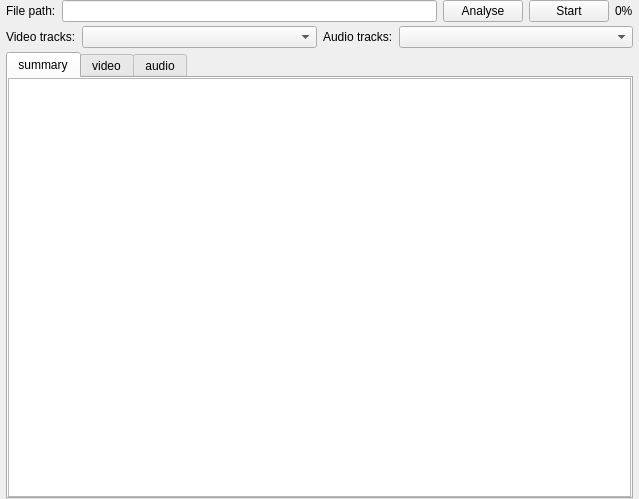
<?xml version="1.0" encoding="UTF-8"?>
<ui version="4.0">
 <class>MainWindow</class>
 <widget class="QMainWindow" name="MainWindow">
  <property name="geometry">
   <rect>
    <x>0</x>
    <y>0</y>
    <width>639</width>
    <height>499</height>
   </rect>
  </property>
  <property name="windowTitle">
   <string>MainWindow</string>
  </property>
  <widget class="QWidget" name="centralWidget">
   <layout class="QVBoxLayout" name="verticalLayout_3">
    <property name="spacing">
     <number>4</number>
    </property>
    <property name="leftMargin">
     <number>6</number>
    </property>
    <property name="topMargin">
     <number>0</number>
    </property>
    <property name="rightMargin">
     <number>6</number>
    </property>
    <property name="bottomMargin">
     <number>0</number>
    </property>
    <item>
     <layout class="QHBoxLayout" name="horizontalLayout">
      <item>
       <widget class="QLabel" name="lb_file_path">
        <property name="text">
         <string>File path:</string>
        </property>
       </widget>
      </item>
      <item>
       <widget class="QLineEditWithDrag" name="le_url">
        <property name="dragEnabled">
         <bool>true</bool>
        </property>
       </widget>
      </item>
      <item>
       <widget class="QPushButton" name="btn_analyse">
        <property name="sizePolicy">
         <sizepolicy hsizetype="Fixed" vsizetype="Fixed">
          <horstretch>0</horstretch>
          <verstretch>0</verstretch>
         </sizepolicy>
        </property>
        <property name="minimumSize">
         <size>
          <width>20</width>
          <height>20</height>
         </size>
        </property>
        <property name="text">
         <string>Analyse</string>
        </property>
       </widget>
      </item>
      <item>
       <widget class="QPushButton" name="btn_start">
        <property name="sizePolicy">
         <sizepolicy hsizetype="Fixed" vsizetype="Fixed">
          <horstretch>0</horstretch>
          <verstretch>0</verstretch>
         </sizepolicy>
        </property>
        <property name="minimumSize">
         <size>
          <width>20</width>
          <height>20</height>
         </size>
        </property>
        <property name="text">
         <string>Start</string>
        </property>
       </widget>
      </item>
      <item>
       <widget class="QLabel" name="lb_progress">
        <property name="text">
         <string>0%</string>
        </property>
       </widget>
      </item>
     </layout>
    </item>
    <item>
     <layout class="QHBoxLayout" name="horizontalLayout_2">
      <item>
       <widget class="QLabel" name="lb_video_tracks">
        <property name="sizePolicy">
         <sizepolicy hsizetype="Minimum" vsizetype="Preferred">
          <horstretch>0</horstretch>
          <verstretch>0</verstretch>
         </sizepolicy>
        </property>
        <property name="text">
         <string>Video tracks:</string>
        </property>
       </widget>
      </item>
      <item>
       <widget class="QComboBox" name="cb_video_tracks">
        <property name="sizePolicy">
         <sizepolicy hsizetype="Expanding" vsizetype="Fixed">
          <horstretch>0</horstretch>
          <verstretch>0</verstretch>
         </sizepolicy>
        </property>
       </widget>
      </item>
      <item>
       <widget class="QLabel" name="lb_audio_tracks">
        <property name="sizePolicy">
         <sizepolicy hsizetype="Minimum" vsizetype="Preferred">
          <horstretch>0</horstretch>
          <verstretch>0</verstretch>
         </sizepolicy>
        </property>
        <property name="text">
         <string>Audio tracks:</string>
        </property>
       </widget>
      </item>
      <item>
       <widget class="QComboBox" name="cb_audio_tracks">
        <property name="sizePolicy">
         <sizepolicy hsizetype="Expanding" vsizetype="Fixed">
          <horstretch>0</horstretch>
          <verstretch>0</verstretch>
         </sizepolicy>
        </property>
       </widget>
      </item>
     </layout>
    </item>
    <item>
     <widget class="QTabWidget" name="tabWidget">
      <property name="tabPosition">
       <enum>QTabWidget::North</enum>
      </property>
      <property name="tabShape">
       <enum>QTabWidget::Rounded</enum>
      </property>
      <property name="currentIndex">
       <number>0</number>
      </property>
      <widget class="QWidget" name="summary_tab">
       <attribute name="title">
        <string>summary</string>
       </attribute>
       <layout class="QHBoxLayout" name="horizontalLayout_3">
        <property name="spacing">
         <number>0</number>
        </property>
        <property name="leftMargin">
         <number>0</number>
        </property>
        <property name="topMargin">
         <number>0</number>
        </property>
        <property name="rightMargin">
         <number>0</number>
        </property>
        <property name="bottomMargin">
         <number>0</number>
        </property>
        <item>
         <widget class="QTextBrowser" name="textBrowser"/>
        </item>
       </layout>
      </widget>
      <widget class="QWidget" name="video_tab">
       <attribute name="title">
        <string>video</string>
       </attribute>
       <layout class="QVBoxLayout" name="verticalLayout">
        <property name="spacing">
         <number>0</number>
        </property>
        <property name="leftMargin">
         <number>0</number>
        </property>
        <property name="topMargin">
         <number>0</number>
        </property>
        <property name="rightMargin">
         <number>0</number>
        </property>
        <property name="bottomMargin">
         <number>0</number>
        </property>
        <item>
         <widget class="QTableWidget" name="tw_video_packet"/>
        </item>
        <item>
         <widget class="QTableWidget" name="tw_video_frame"/>
        </item>
       </layout>
      </widget>
      <widget class="QWidget" name="audio_tab">
       <attribute name="title">
        <string>audio</string>
       </attribute>
       <layout class="QVBoxLayout" name="verticalLayout_2">
        <property name="spacing">
         <number>0</number>
        </property>
        <property name="leftMargin">
         <number>0</number>
        </property>
        <property name="topMargin">
         <number>0</number>
        </property>
        <property name="rightMargin">
         <number>0</number>
        </property>
        <property name="bottomMargin">
         <number>0</number>
        </property>
        <item>
         <widget class="QTableWidget" name="tw_audio_packet"/>
        </item>
        <item>
         <widget class="QTableWidget" name="tw_audio_frame"/>
        </item>
       </layout>
      </widget>
     </widget>
    </item>
   </layout>
  </widget>
 </widget>
 <layoutdefault spacing="6" margin="11"/>
 <customwidgets>
  <customwidget>
   <class>QLineEditWithDrag</class>
   <extends>QLineEdit</extends>
   <header>qlineeditwithdrag.h</header>
  </customwidget>
 </customwidgets>
 <resources/>
 <connections/>
</ui>
